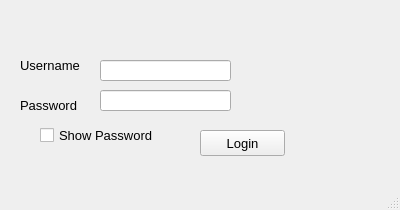
<?xml version="1.0" encoding="UTF-8"?>
<ui version="4.0">
 <class>CourseManagementClass</class>
 <widget class="QMainWindow" name="CourseManagementClass">
  <property name="geometry">
   <rect>
    <x>0</x>
    <y>0</y>
    <width>400</width>
    <height>210</height>
   </rect>
  </property>
  <property name="windowTitle">
   <string>CourseManagement</string>
  </property>
  <widget class="QWidget" name="centralWidget">
   <widget class="QPushButton" name="pushButton">
    <property name="geometry">
     <rect>
      <x>200</x>
      <y>130</y>
      <width>85</width>
      <height>26</height>
     </rect>
    </property>
    <property name="font">
     <font>
      <pointsize>10</pointsize>
     </font>
    </property>
    <property name="cursor">
     <cursorShape>PointingHandCursor</cursorShape>
    </property>
    <property name="text">
     <string>Login</string>
    </property>
   </widget>
   <widget class="QLineEdit" name="lineEdit">
    <property name="geometry">
     <rect>
      <x>100</x>
      <y>60</y>
      <width>131</width>
      <height>21</height>
     </rect>
    </property>
    <property name="font">
     <font>
      <pointsize>10</pointsize>
     </font>
    </property>
   </widget>
   <widget class="QLabel" name="label_2">
    <property name="geometry">
     <rect>
      <x>20</x>
      <y>90</y>
      <width>71</width>
      <height>31</height>
     </rect>
    </property>
    <property name="font">
     <font>
      <pointsize>10</pointsize>
     </font>
    </property>
    <property name="text">
     <string>Password</string>
    </property>
   </widget>
   <widget class="QLabel" name="label">
    <property name="geometry">
     <rect>
      <x>20</x>
      <y>50</y>
      <width>71</width>
      <height>31</height>
     </rect>
    </property>
    <property name="font">
     <font>
      <pointsize>10</pointsize>
     </font>
    </property>
    <property name="text">
     <string>Username</string>
    </property>
   </widget>
   <widget class="QLineEdit" name="lineEdit_2">
    <property name="geometry">
     <rect>
      <x>100</x>
      <y>90</y>
      <width>131</width>
      <height>21</height>
     </rect>
    </property>
    <property name="font">
     <font>
      <pointsize>10</pointsize>
     </font>
    </property>
    <property name="inputMethodHints">
     <set>Qt::ImhHiddenText|Qt::ImhNoAutoUppercase|Qt::ImhNoPredictiveText|Qt::ImhSensitiveData</set>
    </property>
    <property name="inputMask">
     <string/>
    </property>
    <property name="maxLength">
     <number>32767</number>
    </property>
    <property name="echoMode">
     <enum>QLineEdit::Password</enum>
    </property>
   </widget>
   <widget class="QCheckBox" name="checkBox">
    <property name="geometry">
     <rect>
      <x>40</x>
      <y>120</y>
      <width>121</width>
      <height>31</height>
     </rect>
    </property>
    <property name="font">
     <font>
      <pointsize>10</pointsize>
     </font>
    </property>
    <property name="text">
     <string>Show Password</string>
    </property>
   </widget>
  </widget>
  <widget class="QStatusBar" name="statusBar"/>
 </widget>
 <layoutdefault spacing="6" margin="11"/>
 <resources>
  <include location="CourseManagement.qrc"/>
 </resources>
 <connections/>
</ui>
